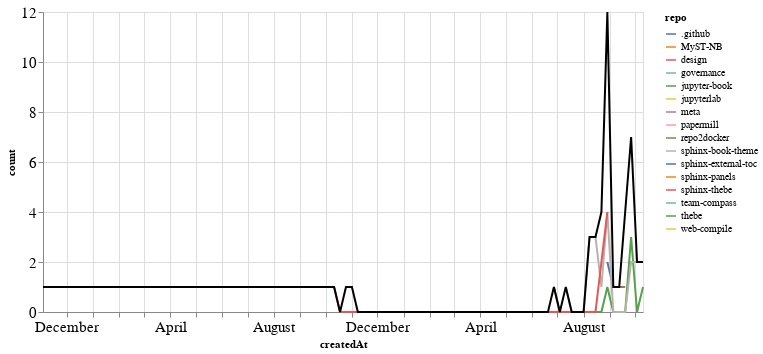

Notebook source saved alongside this figure:
### Markdown cell above
### PRs

### Code cell
prs_time = prs.groupby('repo').resample('W', on='createdAt').count()['author'].reset_index()
prs_time = prs_time.rename(columns={'author': 'count'})
prs_time_total = prs_time.groupby('createdAt').agg({"count": "sum"}).reset_index()

ch1 = alt.Chart(prs_time, width=600).mark_line().encode(
    x='createdAt',
    y='count',
    color='repo',
    tooltip="repo"
)

ch2 = alt.Chart(prs_time_total, width=600).mark_line(color="black").encode(
    x='createdAt',
    y='count',
)

ch1 + ch2

### Figure 1 — Vega-Lite specification as saved in the notebook (floating-point values rounded to 4 significant figures)
{"config": {"axisLeft": {"labelFontSize": 15}, "axisBottom": {"labelFontSize": 15}}, "layer": [{"data": {"name": "data-c607218513fa69b6ec2319446937b7f2"}, "mark": "line", "encoding": {"color": {"type": "nominal", "field": "repo"}, "tooltip": {"type": "nominal", "field": "repo"}, "x": {"type": "temporal", "field": "createdAt"}, "y": {"type": "quantitative", "field": "count"}}, "width": 600}, {"data": {"name": "data-b9e1b1baadea98387344b5f2f9716cda"}, "mark": {"type": "line", "color": "black"}, "encoding": {"x": {"type": "temporal", "field": "createdAt"}, "y": {"type": "quantitative", "field": "count"}}, "width": 600}], "$schema": "https://vega.github.io/schema/vega-lite/v4.8.1.json", "datasets": {"data-c607218513fa69b6ec2319446937b7f2": [{"repo": ".github", "createdAt": "2021-08-29T00:00:00", "count": 2}, {"repo": ".github", "createdAt": "2021-09-05T00:00:00", "count": 1}, {"repo": "MyST-NB", "createdAt": "2021-10-10T00:00:00", "count": 1}, {"repo": "design", "createdAt": "2019-11-03T00:00:00", "count": 1}, {"repo": "governance", "createdAt": "2021-09-19T00:00:00", "count": 2}, {"repo": "jupyter-book", "createdAt": "2021-06-27T00:00:00", "count": 1}, {"repo": "jupyter-book", "createdAt": "2021-07-04T00:00:00", "count": 0}, {"repo": "jupyter-book", "createdAt": "2021-07-11T00:00:00", "count": 0}, {"repo": "jupyter-book", "createdAt": "2021-07-18T00:00:00", "count": 0}, {"repo": "jupyter-book", "createdAt": "2021-07-25T00:00:00", "count": 0}, {"repo": "jupyter-book", "createdAt": "2021-08-01T00:00:00", "count": 0}, {"repo": "jupyter-book", "createdAt": "2021-08-08T00:00:00", "count": 0}, {"repo": "jupyter-book", "createdAt": "2021-08-15T00:00:00", "count": 0}, {"repo": "jupyter-book", "createdAt": "2021-08-22T00:00:00", "count": 0}, {"repo": "jupyter-book", "createdAt": "2021-08-29T00:00:00", "count": 1}, {"repo": "jupyter-book", "createdAt": "2021-09-05T00:00:00", "count": 0}, {"repo": "jupyter-book", "createdAt": "2021-09-12T00:00:00", "count": 0}, {"repo": "jupyter-book", "createdAt": "2021-09-19T00:00:00", "count": 0}, {"repo": "jupyter-book", "createdAt": "2021-09-26T00:00:00", "count": 3}, {"repo": "jupyter-book", "createdAt": "2021-10-03T00:00:00", "count": 0}, {"repo": "jupyter-book", "createdAt": "2021-10-10T00:00:00", "count": 1}, {"repo": "jupyterlab", "createdAt": "2020-08-09T00:00:00", "count": 1}, {"repo": "meta", "createdAt": "2021-08-22T00:00:00", "count": 1}, {"repo": "papermill", "createdAt": "2021-08-29T00:00:00", "count": 1}, {"repo": "repo2docker", "createdAt": "2021-09-12T00:00:00", "count": 1}, {"repo": "repo2docker", "createdAt": "2021-09-19T00:00:00", "count": 1}, {"repo": "sphinx-book-theme", "createdAt": "2021-07-11T00:00:00", "count": 1}, {"repo": "sphinx-book-theme", "createdAt": "2021-07-18T00:00:00", "count": 0}, {"repo": "sphinx-book-theme", "createdAt": "2021-07-25T00:00:00", "count": 0}, {"repo": "sphinx-book-theme", "createdAt": "2021-08-01T00:00:00", "count": 0}, {"repo": "sphinx-book-theme", "createdAt": "2021-08-08T00:00:00", "count": 3}, {"repo": "sphinx-book-theme", "createdAt": "2021-08-15T00:00:00", "count": 3}, {"repo": "sphinx-book-theme", "createdAt": "2021-08-22T00:00:00", "count": 1}, {"repo": "sphinx-book-theme", "createdAt": "2021-08-29T00:00:00", "count": 4}, {"repo": "sphinx-book-theme", "createdAt": "2021-09-05T00:00:00", "count": 0}, {"repo": "sphinx-book-theme", "createdAt": "2021-09-12T00:00:00", "count": 0}, {"repo": "sphinx-book-theme", "createdAt": "2021-09-19T00:00:00", "count": 0}, {"repo": "sphinx-book-theme", "createdAt": "2021-09-26T00:00:00", "count": 2}, {"repo": "sphinx-book-theme", "createdAt": "2021-10-03T00:00:00", "count": 2}, {"repo": "sphinx-external-toc", "createdAt": "2021-09-19T00:00:00", "count": 1}, {"repo": "sphinx-panels", "createdAt": "2020-10-25T00:00:00", "count": 1}, {"repo": "sphinx-thebe", "createdAt": "2020-10-11T00:00:00", "count": 1}, {"repo": "sphinx-thebe", "createdAt": "2020-10-18T00:00:00", "count": 0}, {"repo": "sphinx-thebe", "createdAt": "2020-10-25T00:00:00", "count": 0}, {"repo": "sphinx-thebe", "createdAt": "2020-11-01T00:00:00", "count": 0}, {"repo": "sphinx-thebe", "createdAt": "2020-11-08T00:00:00", "count": 0}, {"repo": "sphinx-thebe", "createdAt": "2020-11-15T00:00:00", "count": 0}, {"repo": "sphinx-thebe", "createdAt": "2020-11-22T00:00:00", "count": 0}, {"repo": "sphinx-thebe", "createdAt": "2020-11-29T00:00:00", "count": 0}, {"repo": "sphinx-thebe", "createdAt": "2020-12-06T00:00:00", "count": 0}, {"repo": "sphinx-thebe", "createdAt": "2020-12-13T00:00:00", "count": 0}, {"repo": "sphinx-thebe", "createdAt": "2020-12-20T00:00:00", "count": 0}, {"repo": "sphinx-thebe", "createdAt": "2020-12-27T00:00:00", "count": 0}, {"repo": "sphinx-thebe", "createdAt": "2021-01-03T00:00:00", "count": 0}, {"repo": "sphinx-thebe", "createdAt": "2021-01-10T00:00:00", "count": 0}, {"repo": "sphinx-thebe", "createdAt": "2021-01-17T00:00:00", "count": 0}, {"repo": "sphinx-thebe", "createdAt": "2021-01-24T00:00:00", "count": 0}, {"repo": "sphinx-thebe", "createdAt": "2021-01-31T00:00:00", "count": 0}, {"repo": "sphinx-thebe", "createdAt": "2021-02-07T00:00:00", "count": 0}, {"repo": "sphinx-thebe", "createdAt": "2021-02-14T00:00:00", "count": 0}, {"repo": "sphinx-thebe", "createdAt": "2021-02-21T00:00:00", "count": 0}, {"repo": "sphinx-thebe", "createdAt": "2021-02-28T00:00:00", "count": 0}, {"repo": "sphinx-thebe", "createdAt": "2021-03-07T00:00:00", "count": 0}, {"repo": "sphinx-thebe", "createdAt": "2021-03-14T00:00:00", "count": 0}, {"repo": "sphinx-thebe", "createdAt": "2021-03-21T00:00:00", "count": 0}, {"repo": "sphinx-thebe", "createdAt": "2021-03-28T00:00:00", "count": 0}, {"repo": "sphinx-thebe", "createdAt": "2021-04-04T00:00:00", "count": 0}, {"repo": "sphinx-thebe", "createdAt": "2021-04-11T00:00:00", "count": 0}, {"repo": "sphinx-thebe", "createdAt": "2021-04-18T00:00:00", "count": 0}, {"repo": "sphinx-thebe", "createdAt": "2021-04-25T00:00:00", "count": 0}, {"repo": "sphinx-thebe", "createdAt": "2021-05-02T00:00:00", "count": 0}, {"repo": "sphinx-thebe", "createdAt": "2021-05-09T00:00:00", "count": 0}, {"repo": "sphinx-thebe", "createdAt": "2021-05-16T00:00:00", "count": 0}, {"repo": "sphinx-thebe", "createdAt": "2021-05-23T00:00:00", "count": 0}, {"repo": "sphinx-thebe", "createdAt": "2021-05-30T00:00:00", "count": 0}, {"repo": "sphinx-thebe", "createdAt": "2021-06-06T00:00:00", "count": 0}, {"repo": "sphinx-thebe", "createdAt": "2021-06-13T00:00:00", "count": 0}, {"repo": "sphinx-thebe", "createdAt": "2021-06-20T00:00:00", "count": 0}, {"repo": "sphinx-thebe", "createdAt": "2021-06-27T00:00:00", "count": 0}, {"repo": "sphinx-thebe", "createdAt": "2021-07-04T00:00:00", "count": 0}, {"repo": "sphinx-thebe", "createdAt": "2021-07-11T00:00:00", "count": 0}, {"repo": "sphinx-thebe", "createdAt": "2021-07-18T00:00:00", "count": 0}, {"repo": "sphinx-thebe", "createdAt": "2021-07-25T00:00:00", "count": 0}, {"repo": "sphinx-thebe", "createdAt": "2021-08-01T00:00:00", "count": 0}, {"repo": "sphinx-thebe", "createdAt": "2021-08-08T00:00:00", "count": 0}, {"repo": "sphinx-thebe", "createdAt": "2021-08-15T00:00:00", "count": 0}, {"repo": "sphinx-thebe", "createdAt": "2021-08-22T00:00:00", "count": 2}, {"repo": "sphinx-thebe", "createdAt": "2021-08-29T00:00:00", "count": 4}, {"repo": "team-compass", "createdAt": "2021-09-26T00:00:00", "count": 1}, {"repo": "thebe", "createdAt": "2020-11-01T00:00:00", "count": 1}, {"repo": "web-compile", "createdAt": "2021-09-26T00:00:00", "count": 1}], "data-b9e1b1baadea98387344b5f2f9716cda": [{"createdAt": "2019-11-03T00:00:00", "count": 1}, {"createdAt": "2020-08-09T00:00:00", "count": 1}, {"createdAt": "2020-10-11T00:00:00", "count": 1}, {"createdAt": "2020-10-18T00:00:00", "count": 0}, {"createdAt": "2020-10-25T00:00:00", "count": 1}, {"createdAt": "2020-11-01T00:00:00", "count": 1}, {"createdAt": "2020-11-08T00:00:00", "count": 0}, {"createdAt": "2020-11-15T00:00:00", "count": 0}, {"createdAt": "2020-11-22T00:00:00", "count": 0}, {"createdAt": "2020-11-29T00:00:00", "count": 0}, {"createdAt": "2020-12-06T00:00:00", "count": 0}, {"createdAt": "2020-12-13T00:00:00", "count": 0}, {"createdAt": "2020-12-20T00:00:00", "count": 0}, {"createdAt": "2020-12-27T00:00:00", "count": 0}, {"createdAt": "2021-01-03T00:00:00", "count": 0}, {"createdAt": "2021-01-10T00:00:00", "count": 0}, {"createdAt": "2021-01-17T00:00:00", "count": 0}, {"createdAt": "2021-01-24T00:00:00", "count": 0}, {"createdAt": "2021-01-31T00:00:00", "count": 0}, {"createdAt": "2021-02-07T00:00:00", "count": 0}, {"createdAt": "2021-02-14T00:00:00", "count": 0}, {"createdAt": "2021-02-21T00:00:00", "count": 0}, {"createdAt": "2021-02-28T00:00:00", "count": 0}, {"createdAt": "2021-03-07T00:00:00", "count": 0}, {"createdAt": "2021-03-14T00:00:00", "count": 0}, {"createdAt": "2021-03-21T00:00:00", "count": 0}, {"createdAt": "2021-03-28T00:00:00", "count": 0}, {"createdAt": "2021-04-04T00:00:00", "count": 0}, {"createdAt": "2021-04-11T00:00:00", "count": 0}, {"createdAt": "2021-04-18T00:00:00", "count": 0}, {"createdAt": "2021-04-25T00:00:00", "count": 0}, {"createdAt": "2021-05-02T00:00:00", "count": 0}, {"createdAt": "2021-05-09T00:00:00", "count": 0}, {"createdAt": "2021-05-16T00:00:00", "count": 0}, {"createdAt": "2021-05-23T00:00:00", "count": 0}, {"createdAt": "2021-05-30T00:00:00", "count": 0}, {"createdAt": "2021-06-06T00:00:00", "count": 0}, {"createdAt": "2021-06-13T00:00:00", "count": 0}, {"createdAt": "2021-06-20T00:00:00", "count": 0}, {"createdAt": "2021-06-27T00:00:00", "count": 1}, {"createdAt": "2021-07-04T00:00:00", "count": 0}, {"createdAt": "2021-07-11T00:00:00", "count": 1}, {"createdAt": "2021-07-18T00:00:00", "count": 0}, {"createdAt": "2021-07-25T00:00:00", "count": 0}, {"createdAt": "2021-08-01T00:00:00", "count": 0}, {"createdAt": "2021-08-08T00:00:00", "count": 3}, {"createdAt": "2021-08-15T00:00:00", "count": 3}, {"createdAt": "2021-08-22T00:00:00", "count": 4}, {"createdAt": "2021-08-29T00:00:00", "count": 12}, {"createdAt": "2021-09-05T00:00:00", "count": 1}, {"createdAt": "2021-09-12T00:00:00", "count": 1}, {"createdAt": "2021-09-19T00:00:00", "count": 4}, {"createdAt": "2021-09-26T00:00:00", "count": 7}, {"createdAt": "2021-10-03T00:00:00", "count": 2}, {"createdAt": "2021-10-10T00:00:00", "count": 2}]}}
